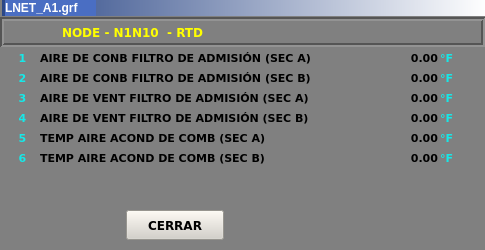
<?xml version="1.0" encoding="UTF-8"?>
<ui version="4.0">
 <class>Inet_AI_17</class>
 <widget class="QWidget" name="Inet_AI_17">
  <property name="geometry">
   <rect>
    <x>0</x>
    <y>0</y>
    <width>485</width>
    <height>250</height>
   </rect>
  </property>
  <property name="minimumSize">
   <size>
    <width>485</width>
    <height>250</height>
   </size>
  </property>
  <property name="maximumSize">
   <size>
    <width>485</width>
    <height>250</height>
   </size>
  </property>
  <property name="windowTitle">
   <string>Inet_AI_17</string>
  </property>
  <property name="styleSheet">
   <string notr="true">background-color: rgb(128, 128, 128);</string>
  </property>
  <widget class="QLabel" name="lbNumDes_1">
   <property name="geometry">
    <rect>
     <x>388</x>
     <y>50</y>
     <width>50</width>
     <height>16</height>
    </rect>
   </property>
   <property name="font">
    <font>
     <family>Verdana</family>
     <pointsize>8</pointsize>
     <weight>75</weight>
     <bold>true</bold>
    </font>
   </property>
   <property name="text">
    <string>0.00</string>
   </property>
   <property name="alignment">
    <set>Qt::AlignRight|Qt::AlignTrailing|Qt::AlignVCenter</set>
   </property>
  </widget>
  <widget class="QPushButton" name="btCerrar">
   <property name="geometry">
    <rect>
     <x>126</x>
     <y>210</y>
     <width>98</width>
     <height>30</height>
    </rect>
   </property>
   <property name="font">
    <font>
     <family>Verdana</family>
     <pointsize>9</pointsize>
     <weight>75</weight>
     <bold>true</bold>
    </font>
   </property>
   <property name="styleSheet">
    <string notr="true">background-color: rgb(212, 208, 200);</string>
   </property>
   <property name="text">
    <string>CERRAR</string>
   </property>
  </widget>
  <widget class="QFrame" name="frame_2">
   <property name="geometry">
    <rect>
     <x>2</x>
     <y>0</y>
     <width>485</width>
     <height>16</height>
    </rect>
   </property>
   <property name="styleSheet">
    <string notr="true">background-color: qlineargradient(spread:pad, x1:0, y1:0, x2:1, y2:0, stop:0 rgba(43, 71, 134, 255), stop:1 rgba(255, 255, 255, 255));</string>
   </property>
   <property name="frameShape">
    <enum>QFrame::Panel</enum>
   </property>
   <property name="frameShadow">
    <enum>QFrame::Raised</enum>
   </property>
   <property name="lineWidth">
    <number>0</number>
   </property>
   <widget class="QLabel" name="lbIP">
    <property name="geometry">
     <rect>
      <x>3</x>
      <y>0</y>
      <width>91</width>
      <height>16</height>
     </rect>
    </property>
    <property name="font">
     <font>
      <pointsize>9</pointsize>
      <weight>75</weight>
      <bold>true</bold>
     </font>
    </property>
    <property name="styleSheet">
     <string notr="true">background-color: rgb(74, 110, 195);
background-color: rgb(74, 110, 195);
color: rgb(255, 255, 255);</string>
    </property>
    <property name="text">
     <string>LNET_A1.grf</string>
    </property>
   </widget>
  </widget>
  <widget class="QLabel" name="lbNum_5">
   <property name="geometry">
    <rect>
     <x>12</x>
     <y>130</y>
     <width>21</width>
     <height>16</height>
    </rect>
   </property>
   <property name="font">
    <font>
     <family>Verdana</family>
     <pointsize>8</pointsize>
     <weight>75</weight>
     <bold>true</bold>
    </font>
   </property>
   <property name="styleSheet">
    <string notr="true">color: rgb(22, 232, 232);</string>
   </property>
   <property name="text">
    <string>5</string>
   </property>
   <property name="alignment">
    <set>Qt::AlignCenter</set>
   </property>
  </widget>
  <widget class="QLabel" name="lbTit_3">
   <property name="geometry">
    <rect>
     <x>40</x>
     <y>90</y>
     <width>340</width>
     <height>16</height>
    </rect>
   </property>
   <property name="font">
    <font>
     <family>Verdana</family>
     <pointsize>8</pointsize>
     <weight>75</weight>
     <bold>true</bold>
    </font>
   </property>
   <property name="text">
    <string>AIRE DE VENT FILTRO DE ADMISIÓN (SEC A)</string>
   </property>
  </widget>
  <widget class="QLabel" name="lbUni_1">
   <property name="geometry">
    <rect>
     <x>440</x>
     <y>50</y>
     <width>43</width>
     <height>16</height>
    </rect>
   </property>
   <property name="font">
    <font>
     <family>Verdana</family>
     <pointsize>8</pointsize>
     <weight>75</weight>
     <bold>true</bold>
    </font>
   </property>
   <property name="styleSheet">
    <string notr="true">color: rgb(22, 232, 232);</string>
   </property>
   <property name="text">
    <string>°F</string>
   </property>
   <property name="alignment">
    <set>Qt::AlignLeading|Qt::AlignLeft|Qt::AlignVCenter</set>
   </property>
  </widget>
  <widget class="QLabel" name="lbUni_5">
   <property name="geometry">
    <rect>
     <x>440</x>
     <y>130</y>
     <width>43</width>
     <height>16</height>
    </rect>
   </property>
   <property name="font">
    <font>
     <family>Verdana</family>
     <pointsize>8</pointsize>
     <weight>75</weight>
     <bold>true</bold>
    </font>
   </property>
   <property name="styleSheet">
    <string notr="true">color: rgb(22, 232, 232);</string>
   </property>
   <property name="text">
    <string>°F</string>
   </property>
   <property name="alignment">
    <set>Qt::AlignLeading|Qt::AlignLeft|Qt::AlignVCenter</set>
   </property>
  </widget>
  <widget class="QLabel" name="lbUni_2">
   <property name="geometry">
    <rect>
     <x>440</x>
     <y>70</y>
     <width>43</width>
     <height>16</height>
    </rect>
   </property>
   <property name="font">
    <font>
     <family>Verdana</family>
     <pointsize>8</pointsize>
     <weight>75</weight>
     <bold>true</bold>
    </font>
   </property>
   <property name="styleSheet">
    <string notr="true">color: rgb(22, 232, 232);</string>
   </property>
   <property name="text">
    <string>°F</string>
   </property>
   <property name="alignment">
    <set>Qt::AlignLeading|Qt::AlignLeft|Qt::AlignVCenter</set>
   </property>
  </widget>
  <widget class="QLabel" name="lbNumDes_4">
   <property name="geometry">
    <rect>
     <x>388</x>
     <y>110</y>
     <width>50</width>
     <height>16</height>
    </rect>
   </property>
   <property name="font">
    <font>
     <family>Verdana</family>
     <pointsize>8</pointsize>
     <weight>75</weight>
     <bold>true</bold>
    </font>
   </property>
   <property name="text">
    <string>0.00</string>
   </property>
   <property name="alignment">
    <set>Qt::AlignRight|Qt::AlignTrailing|Qt::AlignVCenter</set>
   </property>
  </widget>
  <widget class="QLabel" name="lbTit_1">
   <property name="geometry">
    <rect>
     <x>40</x>
     <y>50</y>
     <width>340</width>
     <height>16</height>
    </rect>
   </property>
   <property name="font">
    <font>
     <family>Verdana</family>
     <pointsize>8</pointsize>
     <weight>75</weight>
     <bold>true</bold>
    </font>
   </property>
   <property name="text">
    <string>AIRE DE CONB FILTRO DE ADMISIÓN (SEC A)</string>
   </property>
  </widget>
  <widget class="QLabel" name="lbNumDes_3">
   <property name="geometry">
    <rect>
     <x>388</x>
     <y>90</y>
     <width>50</width>
     <height>16</height>
    </rect>
   </property>
   <property name="font">
    <font>
     <family>Verdana</family>
     <pointsize>8</pointsize>
     <weight>75</weight>
     <bold>true</bold>
    </font>
   </property>
   <property name="text">
    <string>0.00</string>
   </property>
   <property name="alignment">
    <set>Qt::AlignRight|Qt::AlignTrailing|Qt::AlignVCenter</set>
   </property>
  </widget>
  <widget class="QLabel" name="lbUni_4">
   <property name="geometry">
    <rect>
     <x>440</x>
     <y>110</y>
     <width>43</width>
     <height>16</height>
    </rect>
   </property>
   <property name="font">
    <font>
     <family>Verdana</family>
     <pointsize>8</pointsize>
     <weight>75</weight>
     <bold>true</bold>
    </font>
   </property>
   <property name="styleSheet">
    <string notr="true">color: rgb(22, 232, 232);</string>
   </property>
   <property name="text">
    <string>°F</string>
   </property>
   <property name="alignment">
    <set>Qt::AlignLeading|Qt::AlignLeft|Qt::AlignVCenter</set>
   </property>
  </widget>
  <widget class="QLabel" name="lbNumDes_6">
   <property name="geometry">
    <rect>
     <x>388</x>
     <y>150</y>
     <width>50</width>
     <height>16</height>
    </rect>
   </property>
   <property name="font">
    <font>
     <family>Verdana</family>
     <pointsize>8</pointsize>
     <weight>75</weight>
     <bold>true</bold>
    </font>
   </property>
   <property name="text">
    <string>0.00</string>
   </property>
   <property name="alignment">
    <set>Qt::AlignRight|Qt::AlignTrailing|Qt::AlignVCenter</set>
   </property>
  </widget>
  <widget class="QLabel" name="lbUni_6">
   <property name="geometry">
    <rect>
     <x>440</x>
     <y>150</y>
     <width>43</width>
     <height>16</height>
    </rect>
   </property>
   <property name="font">
    <font>
     <family>Verdana</family>
     <pointsize>8</pointsize>
     <weight>75</weight>
     <bold>true</bold>
    </font>
   </property>
   <property name="styleSheet">
    <string notr="true">color: rgb(22, 232, 232);</string>
   </property>
   <property name="text">
    <string>°F</string>
   </property>
   <property name="alignment">
    <set>Qt::AlignLeading|Qt::AlignLeft|Qt::AlignVCenter</set>
   </property>
  </widget>
  <widget class="QLabel" name="lbNum_3">
   <property name="geometry">
    <rect>
     <x>12</x>
     <y>90</y>
     <width>21</width>
     <height>16</height>
    </rect>
   </property>
   <property name="font">
    <font>
     <family>Verdana</family>
     <pointsize>8</pointsize>
     <weight>75</weight>
     <bold>true</bold>
    </font>
   </property>
   <property name="styleSheet">
    <string notr="true">color: rgb(22, 232, 232);</string>
   </property>
   <property name="text">
    <string>3</string>
   </property>
   <property name="alignment">
    <set>Qt::AlignCenter</set>
   </property>
  </widget>
  <widget class="QLabel" name="lbNum_6">
   <property name="geometry">
    <rect>
     <x>12</x>
     <y>150</y>
     <width>21</width>
     <height>16</height>
    </rect>
   </property>
   <property name="font">
    <font>
     <family>Verdana</family>
     <pointsize>8</pointsize>
     <weight>75</weight>
     <bold>true</bold>
    </font>
   </property>
   <property name="styleSheet">
    <string notr="true">color: rgb(22, 232, 232);</string>
   </property>
   <property name="text">
    <string>6</string>
   </property>
   <property name="alignment">
    <set>Qt::AlignCenter</set>
   </property>
  </widget>
  <widget class="QLabel" name="lbUni_3">
   <property name="geometry">
    <rect>
     <x>440</x>
     <y>90</y>
     <width>43</width>
     <height>16</height>
    </rect>
   </property>
   <property name="font">
    <font>
     <family>Verdana</family>
     <pointsize>8</pointsize>
     <weight>75</weight>
     <bold>true</bold>
    </font>
   </property>
   <property name="styleSheet">
    <string notr="true">color: rgb(22, 232, 232);</string>
   </property>
   <property name="text">
    <string>°F</string>
   </property>
   <property name="alignment">
    <set>Qt::AlignLeading|Qt::AlignLeft|Qt::AlignVCenter</set>
   </property>
  </widget>
  <widget class="QLabel" name="lbNum_1">
   <property name="geometry">
    <rect>
     <x>12</x>
     <y>50</y>
     <width>21</width>
     <height>16</height>
    </rect>
   </property>
   <property name="font">
    <font>
     <family>Verdana</family>
     <pointsize>8</pointsize>
     <weight>75</weight>
     <bold>true</bold>
    </font>
   </property>
   <property name="styleSheet">
    <string notr="true">color: rgb(22, 232, 232);</string>
   </property>
   <property name="text">
    <string>1</string>
   </property>
   <property name="alignment">
    <set>Qt::AlignCenter</set>
   </property>
  </widget>
  <widget class="QLabel" name="lbNumDes_2">
   <property name="geometry">
    <rect>
     <x>388</x>
     <y>70</y>
     <width>50</width>
     <height>16</height>
    </rect>
   </property>
   <property name="font">
    <font>
     <family>Verdana</family>
     <pointsize>8</pointsize>
     <weight>75</weight>
     <bold>true</bold>
    </font>
   </property>
   <property name="text">
    <string>0.00</string>
   </property>
   <property name="alignment">
    <set>Qt::AlignRight|Qt::AlignTrailing|Qt::AlignVCenter</set>
   </property>
  </widget>
  <widget class="QLabel" name="lbTit_2">
   <property name="geometry">
    <rect>
     <x>40</x>
     <y>70</y>
     <width>340</width>
     <height>16</height>
    </rect>
   </property>
   <property name="font">
    <font>
     <family>Verdana</family>
     <pointsize>8</pointsize>
     <weight>75</weight>
     <bold>true</bold>
    </font>
   </property>
   <property name="text">
    <string>AIRE DE CONB FILTRO DE ADMISIÓN (SEC B)</string>
   </property>
  </widget>
  <widget class="QLabel" name="lbNum_2">
   <property name="geometry">
    <rect>
     <x>12</x>
     <y>70</y>
     <width>21</width>
     <height>16</height>
    </rect>
   </property>
   <property name="font">
    <font>
     <family>Verdana</family>
     <pointsize>8</pointsize>
     <weight>75</weight>
     <bold>true</bold>
    </font>
   </property>
   <property name="styleSheet">
    <string notr="true">color: rgb(22, 232, 232);</string>
   </property>
   <property name="text">
    <string>2</string>
   </property>
   <property name="alignment">
    <set>Qt::AlignCenter</set>
   </property>
  </widget>
  <widget class="QLabel" name="lbNum_4">
   <property name="geometry">
    <rect>
     <x>12</x>
     <y>110</y>
     <width>21</width>
     <height>16</height>
    </rect>
   </property>
   <property name="font">
    <font>
     <family>Verdana</family>
     <pointsize>8</pointsize>
     <weight>75</weight>
     <bold>true</bold>
    </font>
   </property>
   <property name="styleSheet">
    <string notr="true">color: rgb(22, 232, 232);</string>
   </property>
   <property name="text">
    <string>4</string>
   </property>
   <property name="alignment">
    <set>Qt::AlignCenter</set>
   </property>
  </widget>
  <widget class="QLabel" name="lbTit_4">
   <property name="geometry">
    <rect>
     <x>40</x>
     <y>110</y>
     <width>340</width>
     <height>16</height>
    </rect>
   </property>
   <property name="font">
    <font>
     <family>Verdana</family>
     <pointsize>8</pointsize>
     <weight>75</weight>
     <bold>true</bold>
    </font>
   </property>
   <property name="text">
    <string>AIRE DE VENT FILTRO DE ADMISIÓN (SEC B)</string>
   </property>
  </widget>
  <widget class="QFrame" name="frame">
   <property name="geometry">
    <rect>
     <x>0</x>
     <y>17</y>
     <width>485</width>
     <height>30</height>
    </rect>
   </property>
   <property name="styleSheet">
    <string notr="true">border-color: rgb(255, 255, 255);</string>
   </property>
   <property name="frameShape">
    <enum>QFrame::Box</enum>
   </property>
   <property name="frameShadow">
    <enum>QFrame::Sunken</enum>
   </property>
   <property name="lineWidth">
    <number>2</number>
   </property>
   <widget class="QLabel" name="label">
    <property name="geometry">
     <rect>
      <x>62</x>
      <y>4</y>
      <width>400</width>
      <height>22</height>
     </rect>
    </property>
    <property name="font">
     <font>
      <family>Verdana</family>
      <pointsize>9</pointsize>
      <weight>75</weight>
      <bold>true</bold>
     </font>
    </property>
    <property name="styleSheet">
     <string notr="true">color: rgb(255, 255, 0);</string>
    </property>
    <property name="text">
     <string>NODE - N1N10  - RTD</string>
    </property>
   </widget>
  </widget>
  <widget class="QLabel" name="lbTit_5">
   <property name="geometry">
    <rect>
     <x>40</x>
     <y>130</y>
     <width>340</width>
     <height>16</height>
    </rect>
   </property>
   <property name="font">
    <font>
     <family>Verdana</family>
     <pointsize>8</pointsize>
     <weight>75</weight>
     <bold>true</bold>
    </font>
   </property>
   <property name="text">
    <string>TEMP AIRE ACOND DE COMB (SEC A)</string>
   </property>
  </widget>
  <widget class="QLabel" name="lbNumDes_5">
   <property name="geometry">
    <rect>
     <x>388</x>
     <y>130</y>
     <width>50</width>
     <height>16</height>
    </rect>
   </property>
   <property name="font">
    <font>
     <family>Verdana</family>
     <pointsize>8</pointsize>
     <weight>75</weight>
     <bold>true</bold>
    </font>
   </property>
   <property name="text">
    <string>0.00</string>
   </property>
   <property name="alignment">
    <set>Qt::AlignRight|Qt::AlignTrailing|Qt::AlignVCenter</set>
   </property>
  </widget>
  <widget class="QLabel" name="lbTit_6">
   <property name="geometry">
    <rect>
     <x>40</x>
     <y>150</y>
     <width>340</width>
     <height>16</height>
    </rect>
   </property>
   <property name="font">
    <font>
     <family>Verdana</family>
     <pointsize>8</pointsize>
     <weight>75</weight>
     <bold>true</bold>
    </font>
   </property>
   <property name="text">
    <string>TEMP AIRE ACOND DE COMB (SEC B)</string>
   </property>
  </widget>
 </widget>
 <layoutdefault spacing="6" margin="11"/>
 <resources/>
 <connections/>
</ui>
